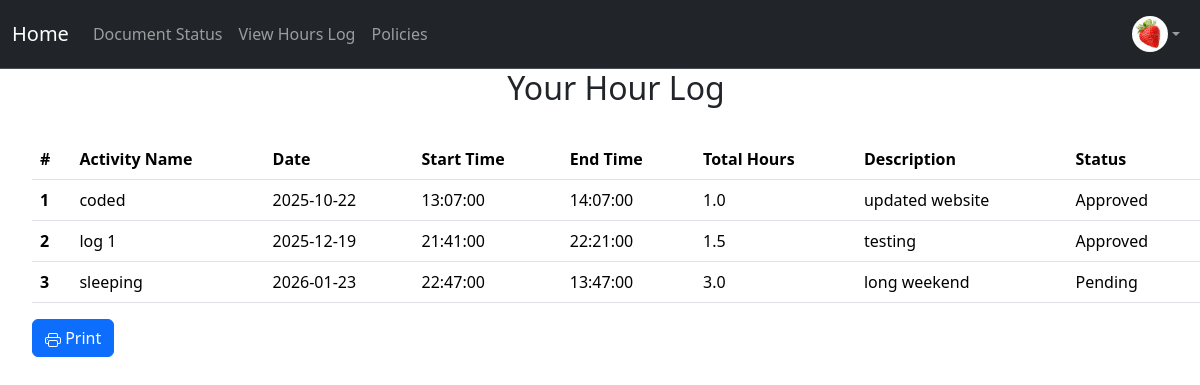
Page /specific/log/hours (signed in) on the earlier database version.
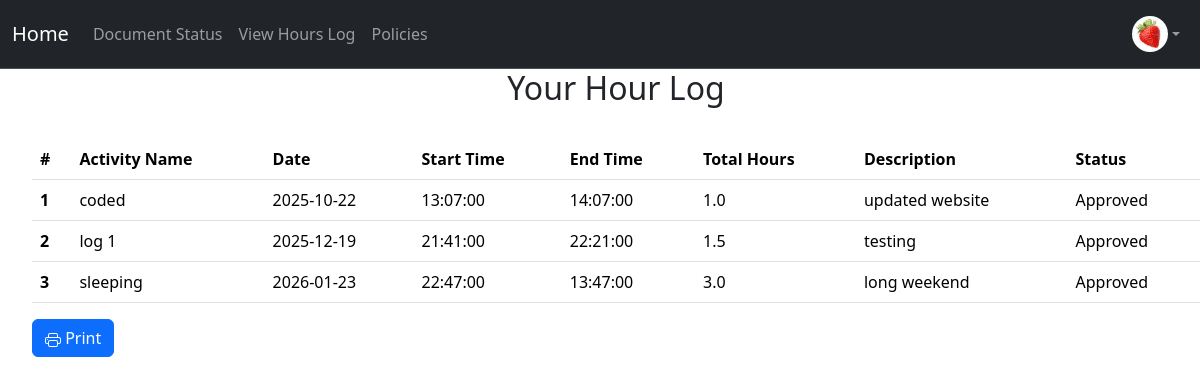
Same page on the later database version.
### project/models.py (models this page shows, shortened)
class Hours(db.Model):
    __tablename__ = 'hours'
    id: Mapped[int] = mapped_column(primary_key=True)
    activity_name: Mapped[str] = mapped_column()
    date: Mapped[datetime.date] = mapped_column(Date)
    start_time: Mapped[datetime.time] = mapped_column(db.Time)
    end_time: Mapped[datetime.time] = mapped_column(db.Time)
    amount: Mapped[float] = mapped_column()
    description: Mapped[str] = mapped_column()
    status: Mapped[str] = mapped_column(server_default=text("'Pending'"))  # "pending", "approved", "denied"
    user: Mapped["User"] = relationship("User", back_populates="hours")
    user_id: Mapped[int] = mapped_column(db.ForeignKey('users.id'), name="fk_hours_user_id")

### app.py (the view, shortened to what this page needs)
@app.route("/specific/log/hours", methods=["GET", "POST"])
@login_required
@permission_required('volunteer')
def specific_log_hours():
    user_id = request.args.get('user_id') or request.form.get('user_id')
    return render_template('specific_user_hours_log.html')

### project/models.py (called while the page is built)
@login_manager.user_loader
def load_user(user_id):
    return User.query.get(user_id)

### project/templates/specific_user_hours_log.html (shortened to what this page needs)
{% extends "base.html" %}
{% block content %}
    <ol>
        {% if current_user.role != "admin" and current_user.role != "board" %}
            <div class="username-header">
                <h2>Your Hour Log</h2>
            </div>
            <table class="table table-hover">
                <thead class = "thead-light">
                <tr>
                    <th scope="col">#</th>
                    <th scope="col">Activity Name</th>
                    <th scope="col">Date</th>
                    <th scope="col">Start Time</th>
                    <th scope="col">End Time</th>
                    <th scope="col">Total Hours</th>
                    <th scope="col">Description</th>
                    <th scope="col">Status</th>
                </tr>
                </thead>
            <br>
            <tbody>
                {% for log in current_user.hours %}
                    {% set log_num = loop.index %}
                    <tr>
                        <th scope="row">{{log_num}}</th>
                        <td>{{log.activity_name}}</td>
                        <td>{{log.date}}</td>
                        <td>{{log.start_time}}</td>
                        <td>{{log.end_time}}</td>
                        <td>{{log.amount}}</td>
                        <td>{{log.description}}</td>
                        <td>{{log.status}}</td>
                    </tr>
                {% endfor %}
            </tbody>
            </table>
        {% endif %}
        <button onclick="window.print()" class="btn btn-primary">
            Print
        </button>
    </ol>
{% endblock %}

Differences in the rows shown:
changed Hours "sleeping": status "Pending" → "Approved"
